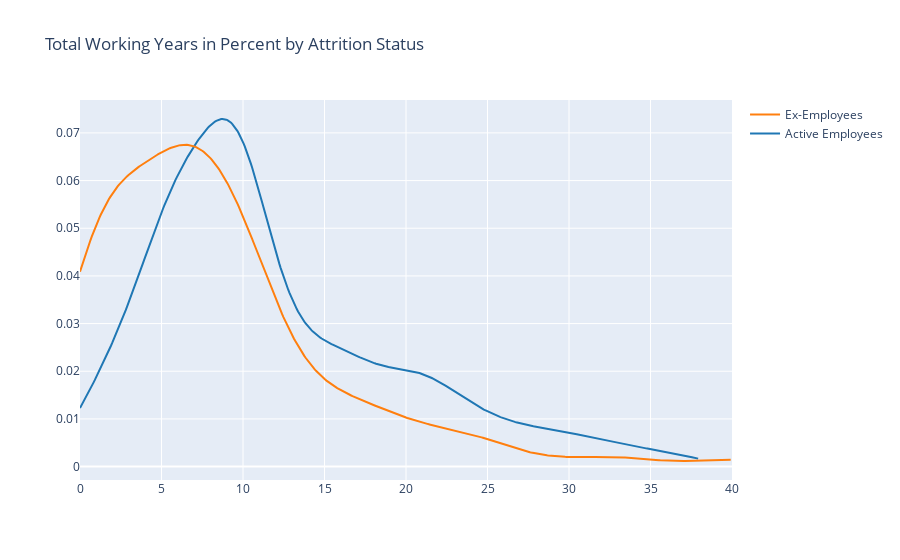

Notebook code for this chart:
### Code cell
# Add histogram data
x1 = df_HR.loc[df_HR['Attrition'] == 'No', 'TotalWorkingYears']
x2 = df_HR.loc[df_HR['Attrition'] == 'Yes', 'TotalWorkingYears']
# Group data together
hist_data = [x1, x2]
group_labels = ['Active Employees', 'Ex-Employees']
# Create distplot with custom bin_size
fig = ff.create_distplot(hist_data, group_labels,
                         curve_type='kde', show_hist=False, show_rug=False)
# Add title
fig['layout'].update(title='Total Working Years in Percent by Attrition Status')
fig['layout'].update(xaxis=dict(range=[0, 40], dtick=5))
# Plot
pyo.iplot(fig, filename='Distplot with Multiple Datasets')

### Figure 1 — Plotly figure (JSON) as saved in the notebook; plotly's stock layout.template omitted (floating-point values rounded to 4 significant figures; data arrays with more than 128 entries replaced by an {"elided": "..."} marker saying what was removed)
{"data": [{"legendgroup": "Active Employees", "marker": {"color": "rgb(31, 119, 180)"}, "mode": "lines", "name": "Active Employees", "showlegend": true, "type": "scatter", "x": {"elided": "500 float values"}, "xaxis": "x", "y": {"elided": "500 float values"}, "yaxis": "y"}, {"legendgroup": "Ex-Employees", "marker": {"color": "rgb(255, 127, 14)"}, "mode": "lines", "name": "Ex-Employees", "showlegend": true, "type": "scatter", "x": {"elided": "500 float values"}, "xaxis": "x", "y": {"elided": "500 float values"}, "yaxis": "y"}], "layout": {"barmode": "overlay", "hovermode": "closest", "legend": {"traceorder": "reversed"}, "title": {"text": "Total Working Years in Percent by Attrition Status"}, "xaxis": {"anchor": "y2", "domain": [0, 1], "dtick": 5, "range": [0, 40], "zeroline": false}, "yaxis": {"anchor": "free", "domain": [0, 1], "position": 0}}}
